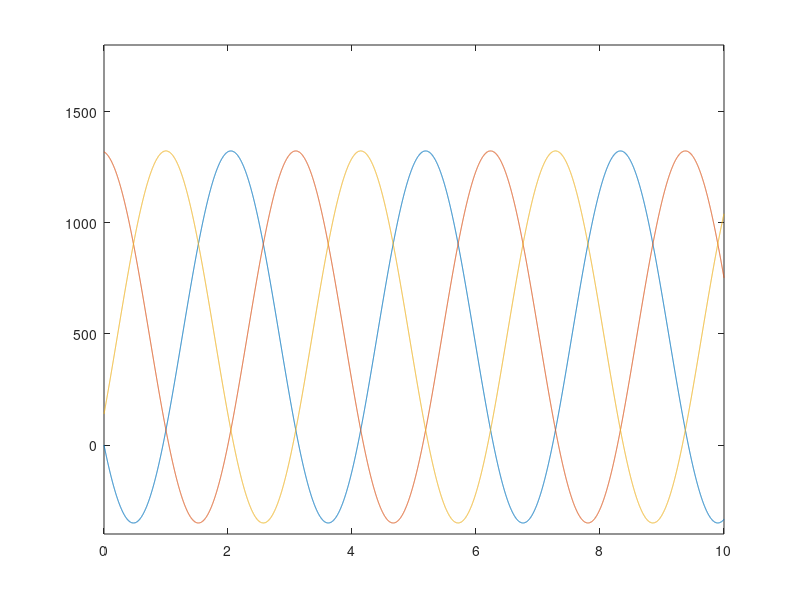

The MATLAB script that drew this image:
% Lab 2

rad120 = (2*pi/3);

% Voltage per phase 230 Volts; Resistance 5 ohm; Inductance j25 ohm
Vm = 120;
R = 5;
Xl = 7;

% frequency = 50Hz
t = 0:0.001:10;
Z = sqrt(R^2 + Xl^2);

Pa = (Vm*Vm*sin(t).*sin(t-atan(Xl/R))/Z); 
Pb = (Vm*Vm*sin(t + rad120).*sin(t+rad120-atan(Xl/R))/Z);
Pc = (Vm*Vm*sin(t - rad120).*sin(t-rad120-atan(Xl/R))/Z);

plot(t, Pa, t, Pb, t, Pc);

%plot(t, Pa+Pb+Pc);
ylim([-400 1800])

reactive_power = (Pa+Pb+Pc)*sin(atan(Xl/R));
true_power = (Pa+Pb+Pc)*cos(atan(Xl/R));

% 3Vm*Vm/2|z| * cos(atan(Xl/R))
